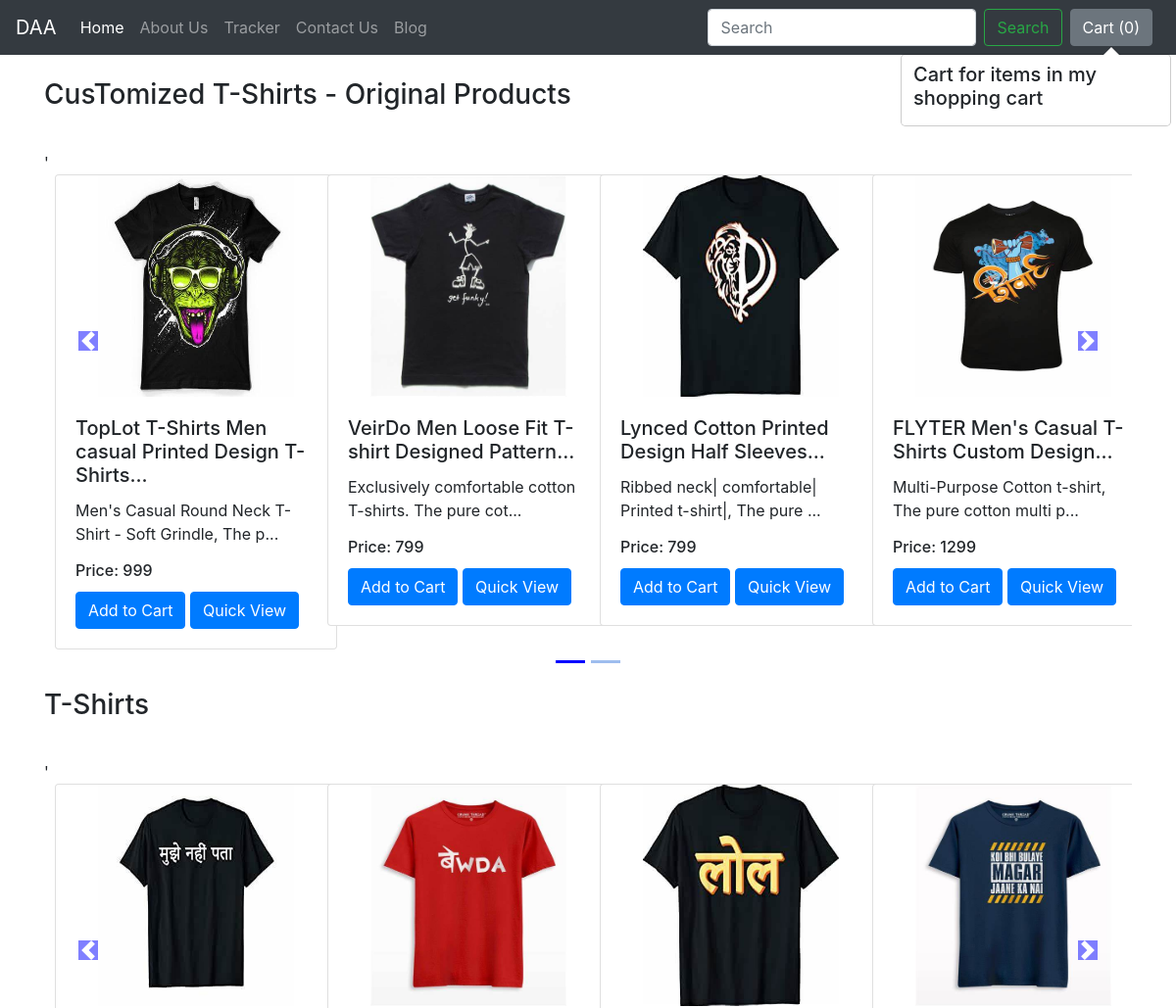
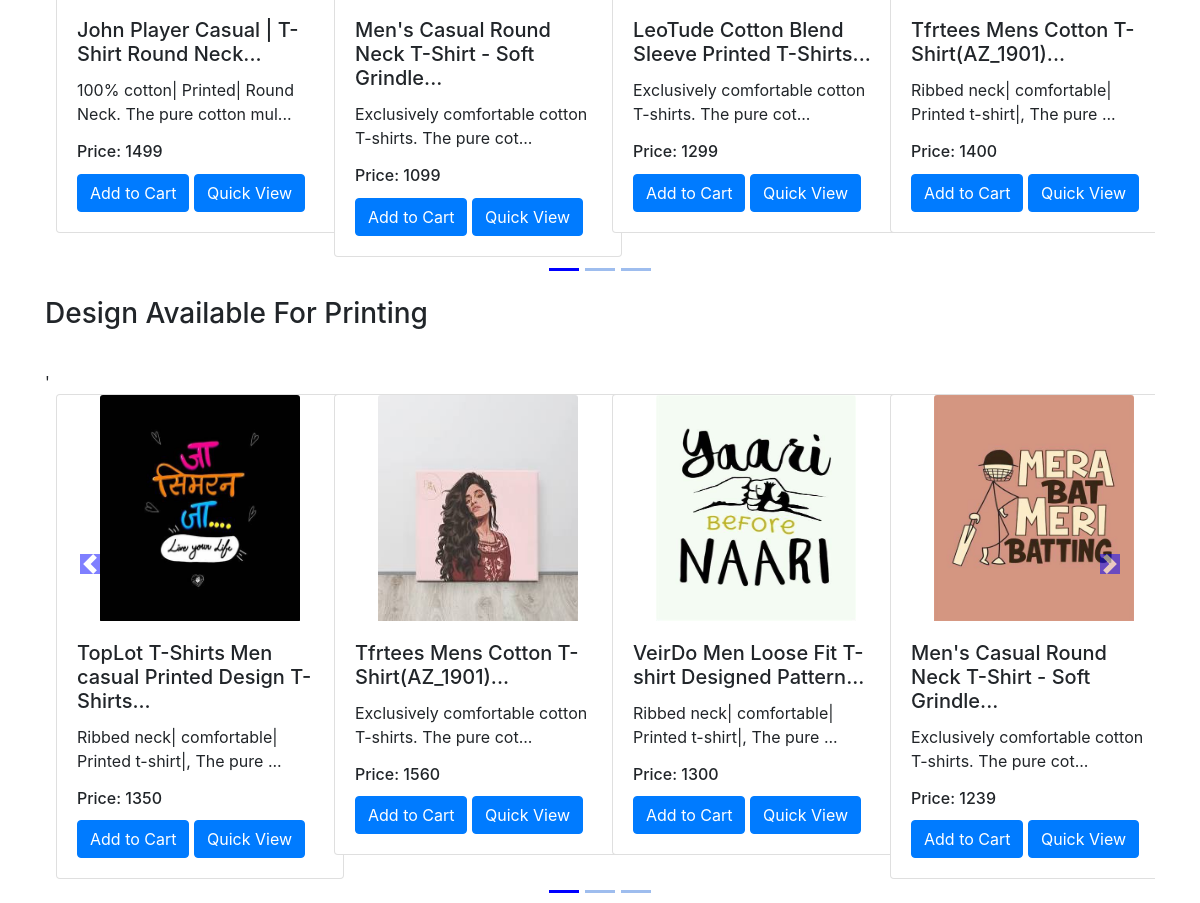
The app's page /shop/ with its own data (2 pictures, top to bottom).
### shop/models.py (models this page shows, shortened)
class Product(models.Model):
    product_id = models.AutoField
    product_name = models.CharField(max_length=50)
    desc = models.CharField(max_length=300)
    pub_date = models.DateField()
    category = models.CharField(max_length=50, default='')
    subcategory = models.CharField(max_length=50, default="")
    price = models.IntegerField(default=0)
    image = models.ImageField(upload_to="shop/images", default="")

### shop/views.py (the view)
# urls.py: path('', views.index)
def index(request):
    allProds = []
    catprods = Product.objects.values('category', 'id')
    cats = {item['category'] for item in catprods}
    for cat in cats:
        prod = Product.objects.filter(category = cat)
        n = len(prod)
        nSlides = n//4 + ceil((n/4)-(n//4))
        allProds.append([prod, range(1, nSlides), nSlides])
    params = {'allProds':allProds}
    return render(request, 'shop/index.html', params)

### shop/templates/shop/index.html (shortened to what this page needs)
{% extends 'shop/basic.html' %}
{% block body %}
{% load static %}
<div class="container" xmlns:data="http://www.w3.org/1999/xhtml">
  {% for product, range, nSlides in allProds %}
  <h3 class="my-4">{{product.0.category}} </h1>
    <div class="row">
      <div id="demo{{forloop.counter}}" class="col carousel slide my-3" data-ride="carousel">'
        <ul class="carousel-indicators">
          <li data-target="#demo{{forloop.counter}}" data-slide-to="0" class="active"></li>
          {% for i in range %}
          <li data-target="#demo{{forloop.parentloop.counter}}" data-slide-to="{{i}}"></li>
          {% endfor %}
        </ul>
        <div class="carousel-inner">
          <div class="carousel-item active">
            {% for i in product %}
            <div class="col-xs-3 col-sm-3 col-md-3">
              <div class="card align-items-center" style="width: 18rem;">
                <img src='/media/{{i.image}}' class="card-img-top" alt="...">
                <div class="card-body">
                  <h5 class="card-title" id="namepr{{i.id}}">{{i.product_name}}...</h5>
                  <p class="card-text">{{i.desc|slice:"0:53"}}...</p>
                  <h6 class="card-title">Price: <span id="pricepr{{i.id}}">{{i.price}}</span></h6>
                  <span id="divpr{{i.id}}" class="divpr">
                    <button id="pr{{i.id}}" class="btn btn-primary cart">Add to Cart</button>
                  </span>
                  <a href="/shop/products/{{i.id}}" id="qv{{i.id}}" class="btn btn-primary cart">Quick View</a>
                </div>
              </div>
            </div>
            {% if forloop.counter|divisibleby:4 and forloop.counter > 0 and not forloop.last %}
          </div>
            {% endif%}
            {% endfor %}
        </div>
      </div>
      <a class="carousel-control-prev " href="#demo{{forloop.counter}}" role="button" data-slide="prev">
        <span class="carousel-control-prev-icon" aria-hidden="true"></span>
      </a>
      <a class="carousel-control-next" href="#demo{{forloop.counter}}" role="button" data-slide="next">
        <span class="carousel-control-next-icon" aria-hidden="true"></span>
      </a>
    </div>
    {% endfor %}
</div>
{% endblock %}

### shop/templates/shop/basic.html (shortened to what this page needs)
<!doctype html>
<html lang="en">
<head>
    <link rel="stylesheet" href="https://stackpath.bootstrapcdn.com/bootstrap/4.2.1/css/bootstrap.min.css"
>
</head>
<body>
    <nav class="navbar navbar-expand-lg navbar-dark bg-dark">
        <a class="navbar-brand" href="/">DAA</a>
        <div class="collapse navbar-collapse" id="navbarSupportedContent">
            <ul class="navbar-nav mr-auto">
                <li class="nav-item active">
                    <a class="nav-link" href="/shop/">Home <span class="sr-only">(current)</span></a>
                </li>
                <li class="nav-item">
                    <a class="nav-link" href="/shop/about">About Us</a>
                </li>
                <li class="nav-item">
                    <a class="nav-link" href="/shop/tracker">Tracker</a>
                </li>
                <li class="nav-item">
                    <a class="nav-link" href="/shop/contact">Contact Us</a>
                </li>
                <li class="nav-item">
                    <a class="nav-link" href="/blog">Blog</a>
                </li>
            </ul>
            <form method="get" action="/shop/search/" class="form-inline my-2 my-lg-0">
                <input class="form-control mr-sm-2" type="search" placeholder="Search" aria-label="Search" name="search" id="search">
                <button class="btn btn-outline-success my-2 my-sm-0" type="submit">Search</button>
            </form>
            <button type="button" class="btn btn-secondary mx-2" id="popcart" data-html="true" data-container="body"
                data-toggle="popover" data-placement="bottom"
                data-content="Vivamus sagittis lacus vel augue laoreet rutrum faucibus.">
                Cart (<span id="cart">0</span>)
            </button>
        </div>
    </nav>
    {% block body %} {% endblock %}
</body>
</html>

### shop/templates/shop/index.html (style rules this page uses)
.col-md-3 { display: inline-block; margin-left: -4px; }
.carousel-indicators .active { background-color: blue; }
.col-md-3 img { width: 200px; height: 226px; }
body .carousel-indicators { bottom: -40px; }
.carousel-indicators li { background-color: #407edf; }
body .carousel-control-prev-icon, body .carousel-control-next-icon { background-color: blue; }
.carousel-control-prev, .carousel-control-next { top: auto; bottom: auto; padding-top: 200px; }

### records on screen
Product: category "CusTomized T-Shirts - Original Products", image (picture), product_name "TopLot T-Shirts Men casual Printed Design T-Shirts", desc "Men's Casual Round Neck T-Shirt - Soft Grindle, The p", price "999"
Product: image (picture), product_name "VeirDo Men Loose Fit T-shirt Designed Pattern", desc "Exclusively comfortable cotton T-shirts. The pure cot", price "799"
Product: image (picture), product_name "Lynced Cotton Printed Design Half Sleeves", desc "Ribbed neck| comfortable| Printed t-shirt|, The pure", price "799"
Product: image (picture), product_name "FLYTER Men's Casual T-Shirts Custom Design", desc "Multi-Purpose Cotton t-shirt, The pure cotton multi p", price "1299"
Product: category "T-Shirts", image (picture), product_name "John Player Casual | T-Shirt Round Neck", desc "100% cotton| Printed| Round Neck. The pure cotton mul", price "1499"
Product: image (picture), product_name "Men's Casual Round Neck T-Shirt - Soft Grindle", desc "Exclusively comfortable cotton T-shirts. The pure cot", price "1099"
Product: image (picture), product_name "LeoTude Cotton Blend Sleeve Printed T-Shirts", desc "Exclusively comfortable cotton T-shirts. The pure cot", price "1299"
Product: image (picture), product_name "Tfrtees Mens Cotton T-Shirt(AZ_1901)", desc "Ribbed neck| comfortable| Printed t-shirt|, The pure", price "1400"
Product: category "Design Available For Printing", image (picture), product_name "TopLot T-Shirts Men casual Printed Design T-Shirts", desc "Ribbed neck| comfortable| Printed t-shirt|, The pure", price "1350"
Product: image (picture), product_name "Tfrtees Mens Cotton T-Shirt(AZ_1901)", desc "Exclusively comfortable cotton T-shirts. The pure cot", price "1560"
Product: image (picture), product_name "VeirDo Men Loose Fit T-shirt Designed Pattern", desc "Ribbed neck| comfortable| Printed t-shirt|, The pure", price "1300"
Product: image (picture), product_name "Men's Casual Round Neck T-Shirt - Soft Grindle", desc "Exclusively comfortable cotton T-shirts. The pure cot", price "1239"
